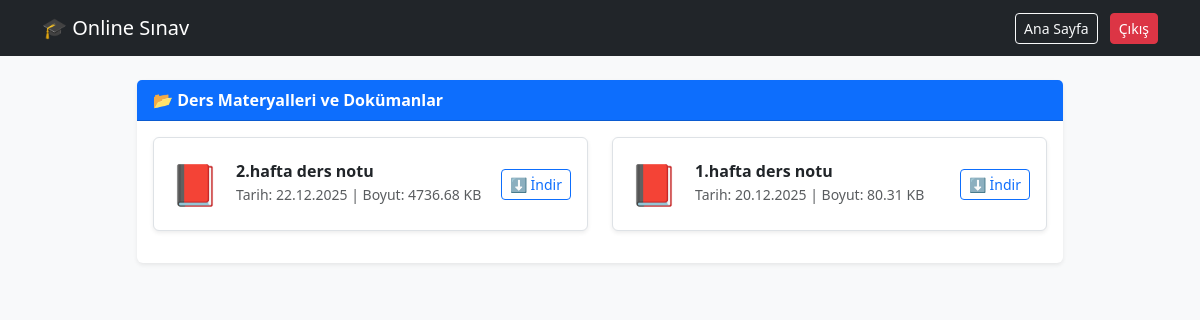
The app's page /documents.php (signed in) with its own data.
### tables this page shows
CREATE TABLE `files` (
  `id` int(11) NOT NULL,
  `title` varchar(255) NOT NULL,
  `file_path` varchar(255) NOT NULL,
  `file_type` varchar(50) NOT NULL,
  `file_size` varchar(50) NOT NULL,
  `uploaded_at` timestamp NOT NULL DEFAULT CURRENT_TIMESTAMP
);

### documents.php (the view, shortened to what this page needs)
<?php
require_once 'includes/db.php';
$files = $pdo->query("SELECT * FROM files ORDER BY id DESC")->fetchAll();
?>
<!DOCTYPE html>
<html lang="tr">
<head>
    <link href="https://cdn.jsdelivr.net/npm/bootstrap@5.3.0/dist/css/bootstrap.min.css" rel="stylesheet">
</head>
<body class="bg-light">
    <nav class="navbar navbar-dark bg-dark mb-4">
        <div class="container">
            <a class="navbar-brand" href="./">🎓 Online Sınav</a>
            <div>
                <a href="./" class="btn btn-outline-light btn-sm me-2">Ana Sayfa</a>
                <a href="logout" class="btn btn-danger btn-sm">Çıkış</a>
            </div>
        </div>
    </nav>
    <div class="container">
        <div class="row justify-content-center">
            <div class="col-lg-10">
                <div class="card shadow-sm border-0">
                    <div class="card-header bg-primary text-white fw-bold">
                        📂 Ders Materyalleri ve Dokümanlar
                    </div>
                    <div class="card-body">
                        <?php if(count($files) == 0): ?>
                            <div class="alert alert-info text-center">Henüz ders materyali eklenmemiş.</div>
                        <?php else: ?>
                            <div class="row">
                                <?php foreach($files as $f): ?>
                                <div class="col-md-6 mb-3">
                                    <div class="d-flex align-items-center p-3 border rounded bg-white h-100 shadow-sm">
                                        <div class="fs-1 me-3 text-secondary">
                                            <?php
                                            $icon = "📄";
                                            if($f['file_type'] == 'pdf') $icon = "📕";
                                            elseif(in_array($f['file_type'], ['jpg','png'])) $icon = "🖼️";
                                            elseif(in_array($f['file_type'], ['zip','rar'])) $icon = "📦";
                                            echo $icon;
                                            ?>
                                        </div>
                                        <div class="flex-grow-1">
                                            <h6 class="mb-0 fw-bold"><?php echo htmlspecialchars($f['title']); ?></h6>
                                            <small class="text-muted">
                                                Tarih: <?php echo date("d.m.Y", strtotime($f['uploaded_at'])); ?> |
                                                Boyut: <?php echo $f['file_size']; ?>
                                            </small>
                                        </div>
                                        <div>
                                            <a href="<?php echo $f['file_path']; ?>" target="_blank" class="btn btn-sm btn-outline-primary" download>
                                                ⬇️ İndir
                                            </a>
                                        </div>
                                    </div>
                                </div>
                                <?php endforeach; ?>
                            </div>
                        <?php endif; ?>
                    </div>
                </div>
            </div>
        </div>
    </div>
</body>
</html>

### records on screen
files: file_type "📕", title "2.hafta ders notu", uploaded_at "22.12.2025", file_size "4736.68 KB"
files: file_type "📕", title "1.hafta ders notu", uploaded_at "20.12.2025", file_size "80.31 KB"
